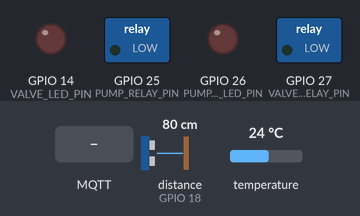
Bench run of a sketch on a simulated ESP32. Shown: switched loads named in the sketch (green lamp = pin HIGH), output pins drawn as LEDs (lit = HIGH). Wiring (from diagram.json): ultrasonic range finder: trigger GPIO 5; echo GPIO 18. The inputs (shaded band) are chosen by the test bench; at power-on: distance to the obstacle (sensor on GPIO 18) 80 cm, temperature 24 °C. The echo pulse lasts 58.3 µs per cm; WiFi joins after 1.5 s; servers stay silent unless stated; random numbers use the default seed unless the sketch sets one; no MQTT or app messages arrive unless stated; pins used as bus, display or sensor lines are not drawn; what the sketch prints to the serial monitor is not drawn.

Above: at 2.4 s.
2.5 s: distance to the obstacle (sensor on GPIO 18) set to 55 cm
5.6 s: distance to the obstacle (sensor on GPIO 18) set to 48 cm
At 7.1 s:
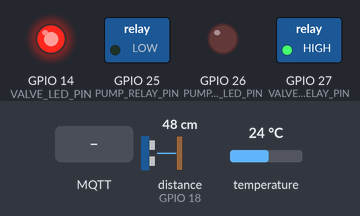
8.0 s: MQTT message "PUMP_50" arrives on the first subscribed topic
At 9.2 s:
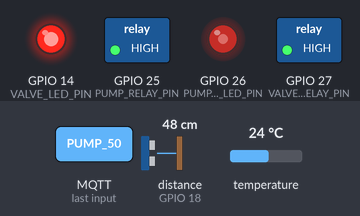
9.6 s: MQTT message "VALVE_OFF" arrives on the first subscribed topic
At 10.8 s:
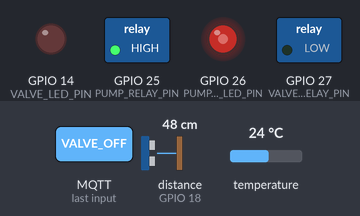
11.1 s: MQTT message "PUMP_ON" arrives on the first subscribed topic
At 11.8 s:
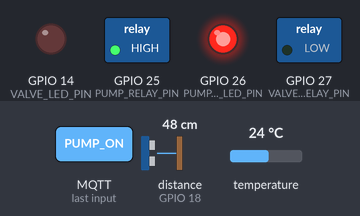
12.6 s: MQTT message "VALVE_ON" arrives on the first subscribed topic
At 13.2 s:
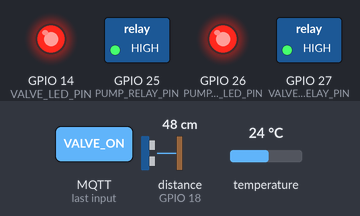
Timing chart, 0 to 15.1 s (numbered marks = the images above; inputs shaded):
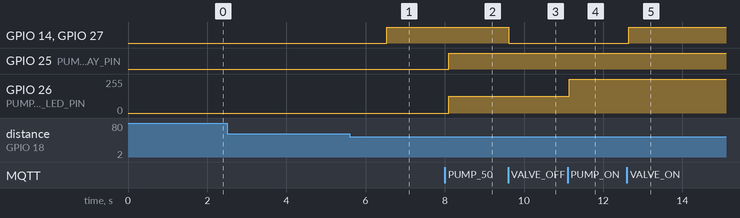

Measured:
- the behaviour switches between 51 and 50 cm on distance to the obstacle (sensor on GPIO 18) (found by bisection; images 0 and 1)
- after the input at 2.5 s, every drawn part: stays the same
- after the input at 5.6 s, GPIO 14 (VALVE_LED_PIN), GPIO 27 (VALVE_RELAY_PIN): LOW → HIGH after 0.93 s
- after the input at 8.0 s, GPIO 25 (PUMP_RELAY_PIN): LOW → HIGH after 0.10 s; GPIO 26 (PUMP_PWM_LED_PIN): 0/255 → 127/255 after 0.10 s
- after the input at 9.6 s, GPIO 14 (VALVE_LED_PIN), GPIO 27 (VALVE_RELAY_PIN): HIGH → LOW at once
- after the input at 11.1 s, GPIO 26 (PUMP_PWM_LED_PIN): 127/255 → 255/255 at once
- after the input at 12.6 s, GPIO 14 (VALVE_LED_PIN), GPIO 27 (VALVE_RELAY_PIN): LOW → HIGH after 0.05 s

The sketch:

lab3.ino
```cpp
#include <Arduino.h>
#include <WiFi.h>
#include <PubSubClient.h>
#include <OneWire.h>
#include <DallasTemperature.h>

// ================= 1. ĐỊNH NGHĨA CHÂN KẾT NỐI (KHỚP MẠCH WOKWI) =================
#define TRIG_PIN          5    // Chân TRIG cảm biến HC-SR04
#define ECHO_PIN          18   // Chân ECHO cảm biến HC-SR04
#define ONE_WIRE_BUS      4    // Chân DATA cảm biến nhiệt độ DS18B20

#define PUMP_RELAY_PIN    25   // Relay 1 (Phía trên): Đóng/ngắt nguồn Máy bơm
#define PUMP_PWM_LED_PIN  26   // LED 1 (Bên trái): Băm xung PWM hiển thị 50% / 100% công suất Máy bơm

#define VALVE_RELAY_PIN   27   // Relay 2 (Phía dưới): Đóng/mở Van thoát
#define VALVE_LED_PIN     14   // LED 2 (Bên phải): Đèn báo trạng thái Van thoát đang mở

// ================= 2. CẤU HÌNH WIFI & MQTT BROKER =================
const char* ssid            = "Wokwi-GUEST";
const char* password        = "";
const char* mqtt_server     = "broker.emqx.io";
const int   mqtt_port       = 1883;

// MQTT Topic dành cho Đề 4
const char* topic_telemetry = "utc/iot_lab/de4/telemetry";
const char* topic_control   = "utc/iot_lab/de4/control";

WiFiClient espClient;
PubSubClient mqttClient(espClient);

OneWire oneWire(ONE_WIRE_BUS);
DallasTemperature tempSensor(&oneWire);

// ================= 3. CẤU TRÚC DỮ LIỆU & HÀNG ĐỢI FREERTOS =================
typedef struct {
  float waterLevel;   // Mực nước (m)
  float temperature;  // Nhiệt độ (°C)
} SensorData_t;

QueueHandle_t dataQueue; // Hàng đợi gửi dữ liệu sang Task truyền data (Core 0)
QueueHandle_t dataAlert; // Hàng đợi gửi mực nước sang Task cảnh báo (Core 1)

volatile bool  isManualMode       = false;
volatile int   currentPumpPercent = 0;
volatile bool  currentValveState  = false;
volatile float latestWaterLevel   = 1.27;
volatile float latestTemperature  = 22.0;

// ================= 4. HÀM ĐIỀU KHIỂN CƠ CẤU CHẤP HÀNH =================
void setPumpPower(int percent) {
  currentPumpPercent = constrain(percent, 0, 100);
  int dutyCycle = map(currentPumpPercent, 0, 100, 0, 255);

  // Xuất xung PWM ra LED 1 (GPIO 26) hiển thị độ sáng 50% hoặc 100%
  analogWrite(PUMP_PWM_LED_PIN, dutyCycle);

  // Đóng/ngắt Relay 1 (GPIO 25)
  digitalWrite(PUMP_RELAY_PIN, (currentPumpPercent > 0) ? HIGH : LOW);
}

void setValveState(bool open) {
  currentValveState = open;

  // Kích hoạt đồng thời Relay 2 (GPIO 27) và LED 2 (GPIO 14)
  digitalWrite(VALVE_RELAY_PIN, open ? HIGH : LOW);
  digitalWrite(VALVE_LED_PIN,   open ? HIGH : LOW);
}

// Hàm đồng bộ ngay trạng thái mới lên Web sau khi bấm nút để không bị nhảy trạng thái
void publishStateNow() {
  if (!mqttClient.connected()) return;
  char jsonPayload[256];
  snprintf(jsonPayload, sizeof(jsonPayload),
           "{\"Mực nước\":%.2f,\"Nhiệt độ\":%.2f,\"Máy bơm\":\"%s\",\"Van thoát\":\"%s\",\"Chế độ\":\"%s\"}",
           latestWaterLevel,
           latestTemperature,
           currentPumpPercent == 0 ? "ĐÓNG" : (currentPumpPercent == 50 ? "50%" : "100%"),
           currentValveState ? "MỞ" : "ĐÓNG",
           isManualMode ? "THỦ CÔNG" : "TỰ ĐỘNG");
  mqttClient.publish(topic_telemetry, jsonPayload);
}

// ================= 5. HÀM NHẬN LỆNH ĐIỀU KHIỂN TỪ WEB QUA MQTT =================
void mqttCallback(char* topic, byte* payload, unsigned int length) {
  String message = "";
  for (unsigned int i = 0; i < length; i++) {
    message += (char)payload[i];
  }
  message.trim();

  if (message == "MODE_AUTO") {
    isManualMode = false;
    Serial.println("[MQTT Điều khiển] Nhận lệnh từ Web: Chuyển về chế độ Tự động");
    Serial.println("-> Chế độ: TỰ ĐỘNG");
    float wl = latestWaterLevel;
    xQueueSend(dataAlert, &wl, 0);
  }
  else if (message == "MODE_MANUAL") {
    isManualMode = true;
    Serial.println("[MQTT Điều khiển] Nhận lệnh từ Web: Chuyển sang chế độ Thủ công");
    Serial.println("-> Chế độ: THỦ CÔNG");
  }
  else if (message == "PUMP_50") {
    isManualMode = true;
    setPumpPower(50);
    Serial.println("[MQTT Điều khiển] Nhận lệnh từ Web: Bật Máy bơm 50% công suất");
    Serial.println("-> [Chế độ: THỦ CÔNG] Máy bơm: BẬT (50%)");
  }
  else if (message == "PUMP_ON") {
    isManualMode = true;
    setPumpPower(100);
    Serial.println("[MQTT Điều khiển] Nhận lệnh từ Web: Bật Máy bơm 100% công suất");
    Serial.println("-> [Chế độ: THỦ CÔNG] Máy bơm: BẬT (100%)");
  }
  else if (message == "PUMP_OFF") {
    isManualMode = true;
    setPumpPower(0);
    Serial.println("[MQTT Điều khiển] Nhận lệnh từ Web: Đóng Máy bơm");
    Serial.println("-> [Chế độ: THỦ CÔNG] Máy bơm: ĐÓNG");
  }
  else if (message == "VALVE_ON") {
    isManualMode = true;
    setValveState(true);
    Serial.println("[MQTT Điều khiển] Nhận lệnh từ Web: Mở Van thoát");
    Serial.println("-> [Chế độ: THỦ CÔNG] Van thoát: MỞ");
  }
  else if (message == "VALVE_OFF") {
    isManualMode = true;
    setValveState(false);
    Serial.println("[MQTT Điều khiển] Nhận lệnh từ Web: Đóng Van thoát");
    Serial.println("-> [Chế độ: THỦ CÔNG] Van thoát: ĐÓNG");
  }

  // Gửi phản hồi ngay lập tức về Web để giữ đúng mức 50% / 100% vừa chọn
  publishStateNow();
}

// ================= 6. TASK ĐỌC DATA (CORE 1) =================
void TaskReadData(void *pvParameters) {
  SensorData_t sensorData;

  for (;;) {
    // 1. Đọc khoảng cách từ cảm biến HC-SR04
    digitalWrite(TRIG_PIN, LOW);
    delayMicroseconds(2);
    digitalWrite(TRIG_PIN, HIGH);
    delayMicroseconds(10);
    digitalWrite(TRIG_PIN, LOW);

    long duration = pulseIn(ECHO_PIN, HIGH, 30000);
    float distance_cm = duration * 0.0343 / 2.0;
    float distance_m  = distance_cm / 100.0; // Đổi sang đơn vị mét (m)

    // 2. Đọc nhiệt độ từ cảm biến DS18B20
    tempSensor.requestTemperatures();
    float tempC = tempSensor.getTempCByIndex(0);
    if (tempC == DEVICE_DISCONNECTED_C) {
      tempC = 25.0;
    }

    latestWaterLevel       = distance_m;
    latestTemperature      = tempC;
    sensorData.waterLevel  = distance_m;
    sensorData.temperature = tempC;

    // 3. Hiển thị tiếng Việt qua giao tiếp Serial
    Serial.println("--------------------------------------------------------------------------------");
    Serial.printf("[Task đọc data - Core %d] Mực nước: %.2f m | Nhiệt độ: %.2f °C | Máy bơm: %s | Van thoát: %s | Chế độ: %s\n",
                  xPortGetCoreID(),
                  sensorData.waterLevel,
                  sensorData.temperature,
                  currentPumpPercent == 0 ? "ĐÓNG" : (currentPumpPercent == 50 ? "50%" : "100%"),
                  currentValveState ? "MỞ" : "ĐÓNG",
                  isManualMode ? "THỦ CÔNG" : "TỰ ĐỘNG");

    // 4. Gửi dữ liệu vào 2 hàng đợi
    xQueueSend(dataQueue, &sensorData, pdMS_TO_TICKS(100));
    if (!isManualMode) {
      xQueueSend(dataAlert, &distance_m, pdMS_TO_TICKS(100));
    }

    vTaskDelay(pdMS_TO_TICKS(2000));
  }
}

// ================= 7. TASK CẢNH BÁO (CORE 1) - THỜI GIAN 10s - 20s - 10s =================
void TaskAlert(void *pvParameters) {
  float waterLevel_m = 0.0;

  for (;;) {
    if (xQueueReceive(dataAlert, &waterLevel_m, portMAX_DELAY) == pdPASS) {
      if (isManualMode) {
        continue;
      }

      // 1. Mực nước 1.0m - 1.5m: Bật 50% công suất Máy bơm trong 10s (50 lần x 200ms)
      if (waterLevel_m >= 1.0 && waterLevel_m < 1.5) {
        Serial.printf("[Task cảnh báo - Core %d] Mực nước: %.2fm (1.0m - 1.5m) -> Bật Máy bơm 50%% trong 10s\n",
                      xPortGetCoreID(), waterLevel_m);
        setValveState(false);
        setPumpPower(50);

        for (int i = 0; i < 50 && !isManualMode; i++) {
          vTaskDelay(pdMS_TO_TICKS(200));
        }
        if (!isManualMode) {
          setPumpPower(0);
          Serial.println("[Task cảnh báo] Đã đủ 10s -> Đóng Máy bơm.");
        }
        xQueueReset(dataAlert);
      }
      // 2. Mực nước 1.5m - 2.0m: Bật 100% công suất Máy bơm trong 20s (100 lần x 200ms)
      else if (waterLevel_m >= 1.5 && waterLevel_m <= 2.0) {
        Serial.printf("[Task cảnh báo - Core %d] Mực nước: %.2fm (1.5m - 2.0m) -> Bật Máy bơm 100%% trong 20s\n",
                      xPortGetCoreID(), waterLevel_m);
        setValveState(false);
        setPumpPower(100);

        for (int i = 0; i < 100 && !isManualMode; i++) {
          vTaskDelay(pdMS_TO_TICKS(200));
        }
        if (!isManualMode) {
          setPumpPower(0);
          Serial.println("[Task cảnh báo] Đã đủ 20s -> Đóng Máy bơm.");
        }
        xQueueReset(dataAlert);
      }
      // 3. Mực nước < 0.5m: Mở Van thoát trong 10s (50 lần x 200ms)
      else if (waterLevel_m < 0.5) {
        Serial.printf("[Task cảnh báo - Core %d] Mực nước: %.2fm (< 0.5m) -> Mở Van thoát trong 10s\n",
                      xPortGetCoreID(), waterLevel_m);
        setPumpPower(0);
        setValveState(true);

        for (int i = 0; i < 50 && !isManualMode; i++) {
          vTaskDelay(pdMS_TO_TICKS(200));
        }
        if (!isManualMode) {
          setValveState(false);
          Serial.println("[Task cảnh báo] Đã đủ 10s -> Đóng Van thoát.");
        }
        xQueueReset(dataAlert);
      }
      // 4. Trong ngưỡng bình thường (0.5m - 1.0m)
      else {
        if (!isManualMode) {
          setPumpPower(0);
          setValveState(false);
        }
      }
    }
  }
}

// ================= 8. TASK TRUYỀN DATA (CORE 0) =================
void TaskTransmitData(void *pvParameters) {
  SensorData_t receivedData;

  WiFi.mode(WIFI_STA);
  WiFi.begin(ssid, password, 6); // Chỉ định kênh 6 cho mạng Wokwi-GUEST
  Serial.printf("[Task truyền data - Core %d] Đang kết nối WiFi", xPortGetCoreID());
  while (WiFi.status() != WL_CONNECTED) {
    vTaskDelay(pdMS_TO_TICKS(500));
    Serial.print(".");
  }
  Serial.println("\n[Task truyền data] Đã kết nối WiFi!");

  mqttClient.setServer(mqtt_server, mqtt_port);
  mqttClient.setCallback(mqttCallback);
  mqttClient.setBufferSize(512); // Đảm bảo gửi trọn vẹn gói JSON tiếng Việt

  for (;;) {
    if (WiFi.status() != WL_CONNECTED) {
      WiFi.begin(ssid, password, 6);
      vTaskDelay(pdMS_TO_TICKS(5000));
      continue;
    }

    if (!mqttClient.connected()) {
      String clientId = "ESP32_De4_" + String(random(0xffff), HEX);
      if (mqttClient.connect(clientId.c_str())) {
        Serial.println("[Task truyền data] Đã kết nối MQTT Broker!");
        mqttClient.subscribe(topic_control);
      } else {
        vTaskDelay(pdMS_TO_TICKS(2000));
        continue;
      }
    }

    mqttClient.loop();

    if (xQueueReceive(dataQueue, &receivedData, pdMS_TO_TICKS(100)) == pdPASS) {
      char jsonPayload[256];
      snprintf(jsonPayload, sizeof(jsonPayload),
               "{\"Mực nước\":%.2f,\"Nhiệt độ\":%.2f,\"Máy bơm\":\"%s\",\"Van thoát\":\"%s\",\"Chế độ\":\"%s\"}",
               receivedData.waterLevel,
               receivedData.temperature,
               currentPumpPercent == 0 ? "ĐÓNG" : (currentPumpPercent == 50 ? "50%" : "100%"),
               currentValveState ? "MỞ" : "ĐÓNG",
               isManualMode ? "THỦ CÔNG" : "TỰ ĐỘNG");

      mqttClient.publish(topic_telemetry, jsonPayload);
      Serial.printf("[Task truyền data - Core %d] Gửi MQTT:\n%s\n", xPortGetCoreID(), jsonPayload);
    }

    vTaskDelay(pdMS_TO_TICKS(50));
  }
}

// ================= 9. SETUP & LOOP =================
void setup() {
  Serial.begin(115200);

  pinMode(TRIG_PIN, OUTPUT);
  pinMode(ECHO_PIN, INPUT);
  pinMode(PUMP_RELAY_PIN, OUTPUT);
  pinMode(PUMP_PWM_LED_PIN, OUTPUT);
  pinMode(VALVE_RELAY_PIN, OUTPUT);
  pinMode(VALVE_LED_PIN, OUTPUT);

  setPumpPower(0);
  setValveState(false);

  tempSensor.begin();
  tempSensor.setResolution(9); // Đọc nhanh cảm biến nhiệt độ DS18B20

  dataQueue = xQueueCreate(10, sizeof(SensorData_t));
  dataAlert = xQueueCreate(10, sizeof(float));

  if (dataQueue != NULL && dataAlert != NULL) {
    xTaskCreatePinnedToCore(TaskTransmitData, "TaskTransmitData", 8192, NULL, 1, NULL, 0); // Core 0
    xTaskCreatePinnedToCore(TaskReadData,     "TaskReadData",     4096, NULL, 2, NULL, 1); // Core 1
    xTaskCreatePinnedToCore(TaskAlert,        "TaskAlert",        4096, NULL, 2, NULL, 1); // Core 1
  }
}

void loop() {
  vTaskDelete(NULL);
}
```
